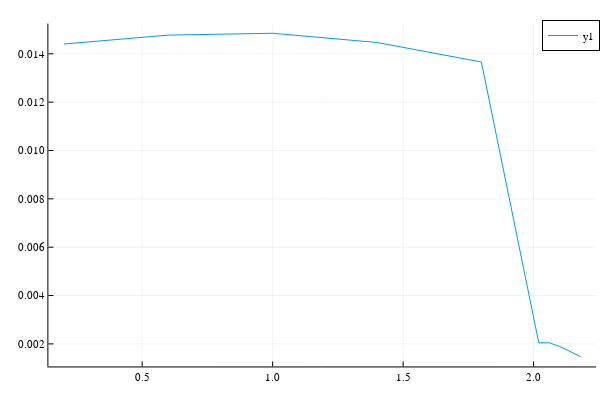

Notebook code for this chart:
### Code cell
##
plot(spans, cl)

### Figure 1 — Plotly figure (JSON) as saved in the notebook; plotly's stock layout.template omitted (floating-point values rounded to 4 significant figures)
{"data": [{"colorbar": {"title": ""}, "legendgroup": "y1", "line": {"color": "rgba(0, 154, 250, 1.000)", "dash": "solid", "shape": "linear", "width": 1}, "mode": "lines", "name": "y1", "showlegend": true, "type": "scatter", "x": [0.2, 0.6, 1, 1.4, 1.8, 2.02, 2.06, 2.1, 2.14, 2.18], "xaxis": "x", "y": [0.0144, 0.01477, 0.01485, 0.01447, 0.01366, 0.002043, 0.002047, 0.00189, 0.001689, 0.001468], "yaxis": "y", "zmax": null, "zmin": null}], "layout": {"annotations": [], "height": 400, "legend": {"bgcolor": "rgba(255, 255, 255, 1.000)", "bordercolor": "rgba(0, 0, 0, 1.000)", "borderwidth": 1, "font": {"color": "rgba(0, 0, 0, 1.000)", "family": "sans-serif", "size": 11}, "tracegroupgap": 0, "traceorder": "normal", "x": 1, "xanchor": "auto", "y": 1, "yanchor": "auto"}, "margin": {"b": 20, "l": 0, "r": 0, "t": 20}, "paper_bgcolor": "rgba(255, 255, 255, 1.000)", "plot_bgcolor": "rgba(255, 255, 255, 1.000)", "showlegend": true, "width": 600, "xaxis": {"anchor": "y", "domain": [0.08064, 0.9934], "gridcolor": "rgba(0, 0, 0, 0.100)", "gridwidth": 0.5, "linecolor": "rgba(0, 0, 0, 1.000)", "mirror": false, "range": [0.1406, 2.239], "showgrid": true, "showline": true, "showticklabels": true, "tickangle": 0, "tickcolor": "rgb(0, 0, 0)", "tickfont": {"color": "rgba(0, 0, 0, 1.000)", "family": "sans-serif", "size": 11}, "tickmode": "array", "ticks": "inside", "ticktext": ["0.5", "1.0", "1.5", "2.0"], "tickvals": [0.5, 1, 1.5, 2], "title": "", "titlefont": {"color": "rgba(0, 0, 0, 1.000)", "family": "sans-serif", "size": 15}, "type": "-", "visible": true, "zeroline": false, "zerolinecolor": "rgba(0, 0, 0, 1.000)"}, "yaxis": {"anchor": "x", "domain": [0.03762, 0.9902], "gridcolor": "rgba(0, 0, 0, 0.100)", "gridwidth": 0.5, "linecolor": "rgba(0, 0, 0, 1.000)", "mirror": false, "range": [0.001067, 0.01525], "showgrid": true, "showline": true, "showticklabels": true, "tickangle": 0, "tickcolor": "rgb(0, 0, 0)", "tickfont": {"color": "rgba(0, 0, 0, 1.000)", "family": "sans-serif", "size": 11}, "tickmode": "array", "ticks": "inside", "ticktext": ["0.002", "0.004", "0.006", "0.008", "0.010", "0.012", "0.014"], "tickvals": [0.002, 0.004, 0.006, 0.008, 0.01, 0.012, 0.014], "title": "", "titlefont": {"color": "rgba(0, 0, 0, 1.000)", "family": "sans-serif", "size": 15}, "type": "-", "visible": true, "zeroline": false, "zerolinecolor": "rgba(0, 0, 0, 1.000)"}}}
